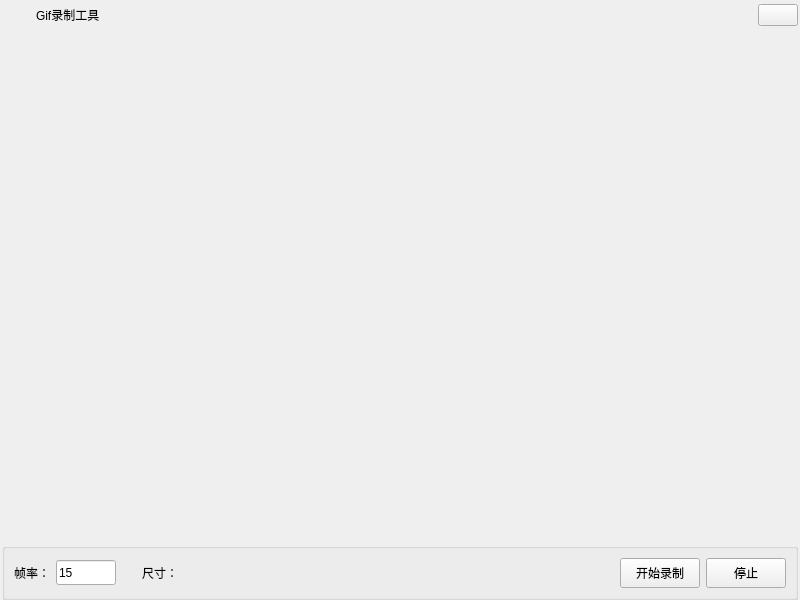
<?xml version="1.0" encoding="UTF-8"?>
<ui version="4.0">
 <class>MainWindow</class>
 <widget class="QMainWindow" name="MainWindow">
  <property name="geometry">
   <rect>
    <x>0</x>
    <y>0</y>
    <width>800</width>
    <height>600</height>
   </rect>
  </property>
  <property name="windowTitle">
   <string>MainWindow</string>
  </property>
  <widget class="QWidget" name="centralwidget">
   <layout class="QVBoxLayout" name="verticalLayout">
    <property name="spacing">
     <number>0</number>
    </property>
    <property name="leftMargin">
     <number>2</number>
    </property>
    <property name="topMargin">
     <number>0</number>
    </property>
    <property name="rightMargin">
     <number>2</number>
    </property>
    <property name="bottomMargin">
     <number>0</number>
    </property>
    <item>
     <widget class="QWidget" name="widgetTop" native="true">
      <property name="minimumSize">
       <size>
        <width>0</width>
        <height>30</height>
       </size>
      </property>
      <property name="maximumSize">
       <size>
        <width>16777215</width>
        <height>30</height>
       </size>
      </property>
      <layout class="QHBoxLayout" name="horizontalLayout_2" stretch="0,0,1,0">
       <property name="spacing">
        <number>10</number>
       </property>
       <property name="leftMargin">
        <number>0</number>
       </property>
       <property name="topMargin">
        <number>0</number>
       </property>
       <property name="rightMargin">
        <number>0</number>
       </property>
       <property name="bottomMargin">
        <number>0</number>
       </property>
       <item>
        <widget class="QLabel" name="label_4">
         <property name="minimumSize">
          <size>
           <width>24</width>
           <height>24</height>
          </size>
         </property>
         <property name="text">
          <string/>
         </property>
         <property name="pixmap">
          <pixmap resource="images.qrc">:/images/app.png</pixmap>
         </property>
        </widget>
       </item>
       <item>
        <widget class="QLabel" name="labelWinTitle">
         <property name="text">
          <string>Gif录制工具</string>
         </property>
        </widget>
       </item>
       <item>
        <widget class="QLabel" name="labelStatus">
         <property name="text">
          <string/>
         </property>
        </widget>
       </item>
       <item>
        <widget class="QPushButton" name="btnClose">
         <property name="styleSheet">
          <string notr="true">/* ===== 关闭按钮 ===== */
QPushButton#closeBtn {
    /* 默认状态 */
    border: none;
    background: #E81123;
    color: white;
    font-family: &quot;Segoe UI&quot;;
}

/* 悬停变淡红 */
QPushButton#closeBtn:hover {
    background: #F16C6C;
}

/* 按下变深红 */
QPushButton#closeBtn:pressed {
    background: #C72A1C;
}

/* 失去焦点时保持原色，不需要额外处理 */</string>
         </property>
         <property name="text">
          <string/>
         </property>
         <property name="icon">
          <iconset resource="images.qrc">
           <normaloff>:/images/close.png</normaloff>:/images/close.png</iconset>
         </property>
        </widget>
       </item>
      </layout>
     </widget>
    </item>
    <item>
     <spacer name="midSpacer">
      <property name="orientation">
       <enum>Qt::Vertical</enum>
      </property>
      <property name="sizeHint" stdset="0">
       <size>
        <width>558</width>
        <height>515</height>
       </size>
      </property>
     </spacer>
    </item>
    <item>
     <widget class="QGroupBox" name="groupBox_2">
      <property name="minimumSize">
       <size>
        <width>0</width>
        <height>0</height>
       </size>
      </property>
      <property name="maximumSize">
       <size>
        <width>16777215</width>
        <height>16777215</height>
       </size>
      </property>
      <property name="title">
       <string/>
      </property>
      <layout class="QVBoxLayout" name="verticalLayout_2">
       <item>
        <layout class="QHBoxLayout" name="horizontalLayout">
         <item>
          <widget class="QLabel" name="label">
           <property name="text">
            <string>帧率：</string>
           </property>
          </widget>
         </item>
         <item>
          <widget class="QLineEdit" name="lineEditFps">
           <property name="sizePolicy">
            <sizepolicy hsizetype="Expanding" vsizetype="Fixed">
             <horstretch>0</horstretch>
             <verstretch>0</verstretch>
            </sizepolicy>
           </property>
           <property name="minimumSize">
            <size>
             <width>60</width>
             <height>25</height>
            </size>
           </property>
           <property name="maximumSize">
            <size>
             <width>60</width>
             <height>16777215</height>
            </size>
           </property>
           <property name="text">
            <string>15</string>
           </property>
          </widget>
         </item>
         <item>
          <spacer name="horizontalSpacer_2">
           <property name="orientation">
            <enum>Qt::Horizontal</enum>
           </property>
           <property name="sizeType">
            <enum>QSizePolicy::Fixed</enum>
           </property>
           <property name="sizeHint" stdset="0">
            <size>
             <width>20</width>
             <height>20</height>
            </size>
           </property>
          </spacer>
         </item>
         <item>
          <widget class="QLabel" name="labelSize">
           <property name="text">
            <string>尺寸：</string>
           </property>
          </widget>
         </item>
         <item>
          <spacer name="horizontalSpacer">
           <property name="orientation">
            <enum>Qt::Horizontal</enum>
           </property>
           <property name="sizeHint" stdset="0">
            <size>
             <width>87</width>
             <height>20</height>
            </size>
           </property>
          </spacer>
         </item>
         <item>
          <widget class="QPushButton" name="btnRecord">
           <property name="minimumSize">
            <size>
             <width>0</width>
             <height>30</height>
            </size>
           </property>
           <property name="maximumSize">
            <size>
             <width>16777215</width>
             <height>30</height>
            </size>
           </property>
           <property name="text">
            <string>开始录制</string>
           </property>
          </widget>
         </item>
         <item>
          <widget class="QPushButton" name="btnStop">
           <property name="minimumSize">
            <size>
             <width>0</width>
             <height>30</height>
            </size>
           </property>
           <property name="maximumSize">
            <size>
             <width>16777215</width>
             <height>30</height>
            </size>
           </property>
           <property name="text">
            <string>停止</string>
           </property>
          </widget>
         </item>
        </layout>
       </item>
      </layout>
     </widget>
    </item>
   </layout>
  </widget>
 </widget>
 <resources>
  <include location="images.qrc"/>
 </resources>
 <connections/>
</ui>
